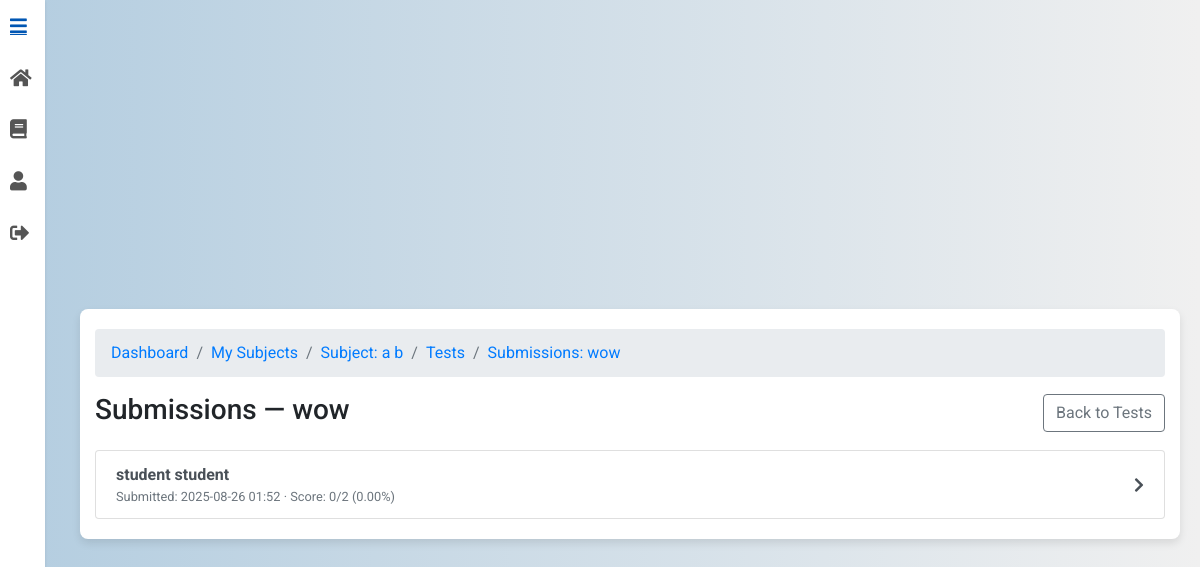
Page /tests/45/3/submissions/ (signed in) on the committed database.
### tests/models.py (models this page shows, shortened)
class Test(models.Model):
    subject = models.ForeignKey(Subject, on_delete=models.CASCADE, related_name="tests")
    professor = models.ForeignKey(settings.AUTH_USER_MODEL, on_delete=models.CASCADE, related_name="tests")
    name = models.CharField(max_length=255)
    duration_minutes = models.PositiveIntegerField(default=30)
    created_at = models.DateTimeField(auto_now_add=True)
    class Meta:
        unique_together = (("subject", "professor", "name"),)
        ordering = ["-created_at"]

class TestAttempt(models.Model):
    test = models.ForeignKey('tests.Test', on_delete=models.CASCADE, related_name='attempts')
    student = models.ForeignKey(settings.AUTH_USER_MODEL, on_delete=models.CASCADE, related_name='test_attempts')
    started_at = models.DateTimeField(auto_now_add=True)
    submitted_at = models.DateTimeField(auto_now_add=True)
    score = models.IntegerField(default=0)
    max_score = models.IntegerField(default=0)
    duration_seconds = models.IntegerField(default=0)
    class Meta:
        ordering = ['-submitted_at']

### users/models.py (models this page shows, shortened)
class CustomUser(AbstractUser):
    ROLE_CHOICES = [
        ('student', 'Student'),
        ('professor', 'Professor')
    ]
    role = models.CharField(max_length=10, choices=ROLE_CHOICES)
    institution = models.ForeignKey('Institution', on_delete=models.SET_NULL, null=True, blank=True)

### tests/views.py (the view)
# urls.py: path("<int:subject_id>/<int:test_id>/submissions/", views.test_submissions, name="test_submissions"),
@login_required
def test_submissions(request, subject_id: int, test_id: int):
    subject = get_object_or_404(Subject, pk=subject_id)
    test = get_object_or_404(Test, pk=test_id, subject=subject)
    if not _is_owner_prof(request.user, subject):
        messages.error(request, "You are not allowed to view submissions for this test.")
        return redirect("tests:my_tests", subject_id=subject.id)
    attempts = (
        TestAttempt.objects.filter(test=test)
        .select_related("student")
        .prefetch_related("answers__question", "answers__choice")
        .order_by("-submitted_at")
    )
    attempts = list(attempts)
    for a in attempts:
        a.pct = round((a.score * 100.0) / a.max_score, 2) if a.max_score else 0.0
    breadcrumbs = [
        ("Dashboard", reverse_lazy("users:dashboard")),
        ("My Subjects", reverse_lazy("subjects:my_subjects")),
        (f"Subject: {subject.name}", reverse_lazy("subjects:subject_detail", args=[subject.id])),
        ("Tests", reverse("tests:my_tests", kwargs={"subject_id": subject.id})),
        (f"Submissions: {test.name}", ""),
    ]
    return render(
        request,
        "test_submissions.html",
        {
            "subject": subject,
            "test": test,
            "attempts": attempts,
            "breadcrumbs": breadcrumbs,
        },
    )

### tests/views.py (called while the page is built)
def _is_owner_prof(user, subject: Subject) -> bool:
    return getattr(user, "role", None) == "professor" and subject.professor_id == user.id

### tests/templates/test_submissions.html (shortened to what this page needs)
{% extends 'base.html' %}
{% load static %}
{% load view_breadcrumbs %}
{% block content %}
<div class="container mt-5">
  <nav aria-label="breadcrumb">
    <ol class="breadcrumb">
      {% for name, url in breadcrumbs %}
        <li class="breadcrumb-item"><a href="{{ url }}">{{ name }}</a></li>
      {% endfor %}
    </ol>
  </nav>
  <div class="d-flex justify-content-between align-items-center mb-3">
    <h3>Submissions — {{ test.name }}</h3>
    <a href="{% url 'tests:my_tests' subject.id %}" class="btn btn-outline-secondary">Back to Tests</a>
  </div>
  {% if attempts %}
    <div class="list-group">
      {% for a in attempts %}
        <a class="list-group-item list-group-item-action d-flex justify-content-between align-items-center"
           href="{% url 'tests:test_attempt_detail' subject.id test.id a.id %}">
          <div>
            <strong>{{ a.student.get_full_name|default:a.student.email }}</strong>
            <div class="small text-muted">
              Submitted: {{ a.submitted_at|date:"Y-m-d H:i" }}
              · Score: {{ a.score }}/{{ a.max_score }} ({{ a.pct|floatformat:2 }}%)
            </div>
          </div>
          <i class="fas fa-chevron-right"></i>
        </a>
      {% endfor %}
    </div>
  {% else %}
    <p class="text-muted">No submissions yet.</p>
  {% endif %}
</div>
{% endblock %}

### static/css/styles.css (style rules this page uses)
body { font-family: 'Roboto', sans-serif; background: linear-gradient(to right, #b3cde0, #f0f0f0); margin: 0; padding: 0; display: flex; justify-content: center; align-items: center; min-height: 100vh; }
.container { background-color: #ffffff; padding: 20px; border-radius: 8px; box-shadow: 0 4px 8px rgba(0, 0, 0, 0.1); max-width: 900px; width: 100%; animation: fadeIn 1s ease-in-out; }

### subjects/templates/base.html (style rules this page uses)
body { background: linear-gradient(to right, #b3cde0, #f0f0f0); margin: 0; padding: 0; font-family: 'Roboto', sans-serif; display: flex; }
.main-content > * { max-width: 100%; }

### rows in the picture
Test: name "wow"
TestAttempt: student.get_full_name "student student", submitted_at "2025-08-26 01:52", score "0", max_score "2", pct "0.00"

### other values in the picture
{{ name }} "Dashboard" "My Subjects" "Subject: a b" "Tests" "Submissions: wow"
